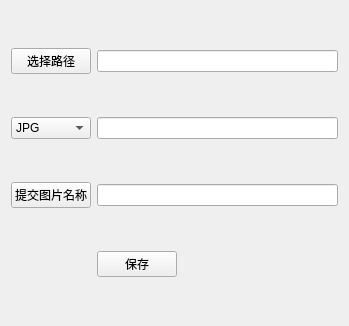
<?xml version="1.0" encoding="UTF-8"?>
<ui version="4.0">
 <class>Qsave</class>
 <widget class="QWidget" name="Qsave">
  <property name="geometry">
   <rect>
    <x>0</x>
    <y>0</y>
    <width>349</width>
    <height>326</height>
   </rect>
  </property>
  <property name="windowTitle">
   <string>Qsave</string>
  </property>
  <layout class="QGridLayout" name="gridLayout">
   <item row="0" column="0">
    <widget class="QPushButton" name="pushButton">
     <property name="text">
      <string>选择路径</string>
     </property>
    </widget>
   </item>
   <item row="0" column="1">
    <widget class="QLineEdit" name="lineEdit"/>
   </item>
   <item row="1" column="0">
    <widget class="QComboBox" name="comboBox_2">
     <item>
      <property name="text">
       <string>JPG</string>
      </property>
     </item>
     <item>
      <property name="text">
       <string>PNG</string>
      </property>
     </item>
     <item>
      <property name="text">
       <string>BMP</string>
      </property>
     </item>
    </widget>
   </item>
   <item row="1" column="1">
    <widget class="QLineEdit" name="lineEdit_3"/>
   </item>
   <item row="2" column="0">
    <widget class="QPushButton" name="pushButton_4">
     <property name="text">
      <string>提交图片名称</string>
     </property>
    </widget>
   </item>
   <item row="2" column="1">
    <widget class="QLineEdit" name="lineEdit_4"/>
   </item>
   <item row="3" column="1" alignment="Qt::AlignLeft">
    <widget class="QPushButton" name="pushButton_2">
     <property name="text">
      <string>保存</string>
     </property>
    </widget>
   </item>
  </layout>
 </widget>
 <layoutdefault spacing="6" margin="11"/>
 <resources/>
 <connections/>
</ui>
